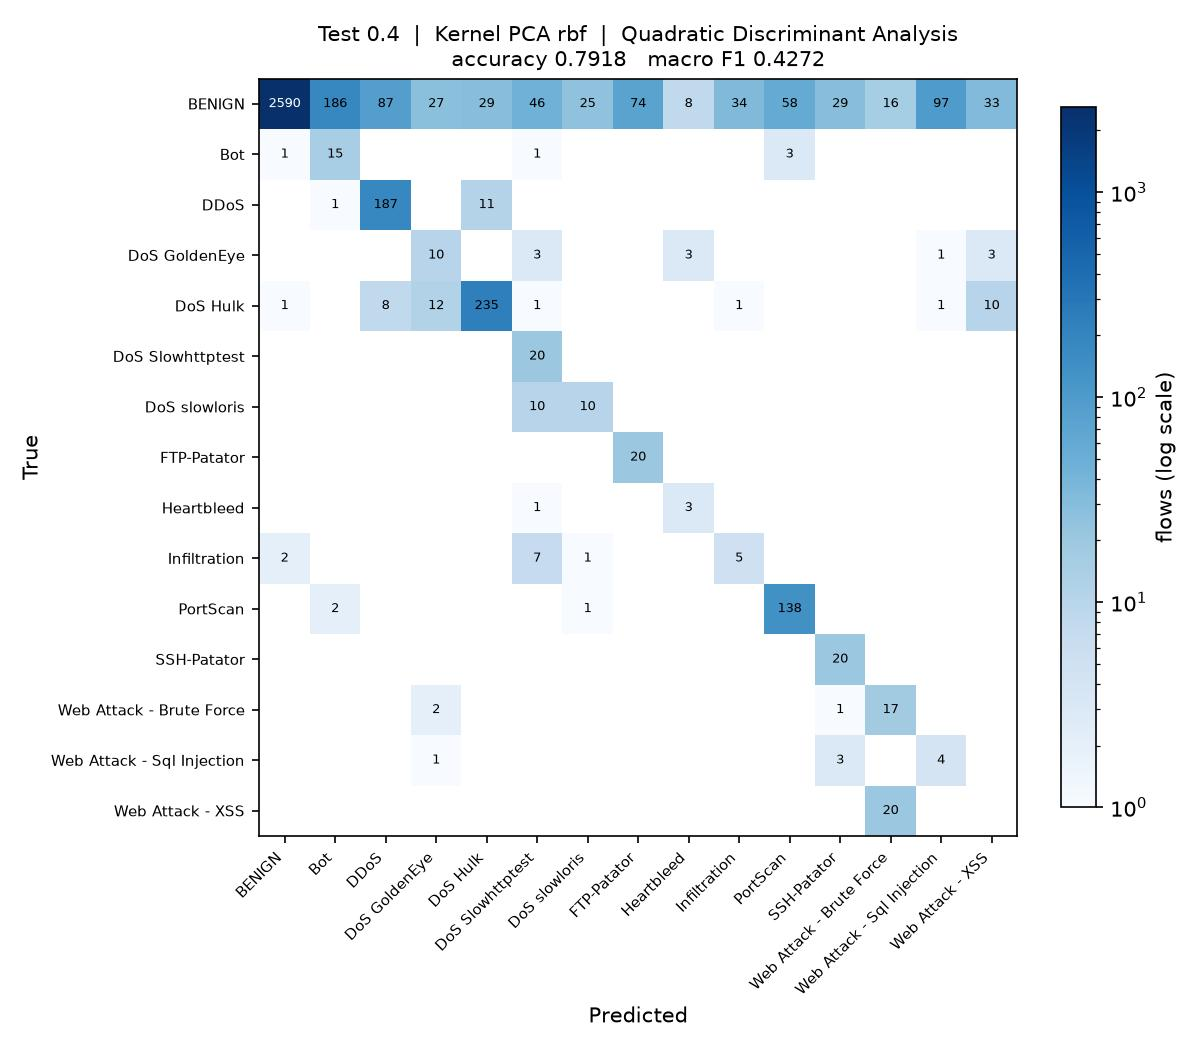

Source code (Python):
"""
Test_0.4_DR_RBF_QDA

Test size 0.4  |  Kernel PCA (rbf)  |  Quadratic Discriminant Analysis  (reference sheet #17)

Note: the rarest class has fewer training rows than there are components, so the class covariance needs shrinkage before QDA can be fitted.

Run on its own:

    python Test_0.4_DR_RBF_QDA.py

Writes Test_0.4_DR_RBF_QDA.jpg (confusion matrix) and appends one row to
results/75_runs.csv.
"""

import os
import sys
import time
import warnings
from pathlib import Path

import matplotlib
matplotlib.use("Agg")
import matplotlib.pyplot as plt
import numpy as np
import pandas as pd
from sklearn.decomposition import KernelPCA
from sklearn.impute import SimpleImputer
from sklearn.metrics import (accuracy_score, confusion_matrix, f1_score,
                             precision_score, recall_score)
from sklearn.model_selection import train_test_split
from sklearn.preprocessing import LabelEncoder, StandardScaler
from sklearn.discriminant_analysis import QuadraticDiscriminantAnalysis

sys.path.insert(0, str(Path(__file__).resolve().parent.parent))
from common import load_sample                      # noqa: E402

warnings.filterwarnings("ignore")

# ----- this run -------------------------------------------------------------
TEST_SIZE = 0.4
KERNEL = "rbf"
CLASSIFIER = "QDA"
N_COMPONENTS = 15
# ----------------------------------------------------------------------------

SEED = 0
N_JOBS = max(1, (os.cpu_count() or 2) // 2)
STEM = "Test_0.4_DR_RBF_QDA"
HERE = Path(__file__).resolve().parent
RESULTS = HERE.parent / "results"


# QDA estimates a separate covariance matrix per class, so the rarest class
# has to supply more rows than there are components. Heartbleed supplies about
# five against 15 components, so its covariance is rank deficient. Shrinkage
# pulls each class covariance towards a shared spherical one, which makes it
# estimable; RANK_TOL is the threshold sklearn uses to decide whether that
# worked, and its default of 1e-4 is far above the 1e-7 scale of these
# components, so it would reject a covariance that is in fact positive definite.
RANK_TOL = 1e-12


def qda_shrinkage(X, y):
    """Smallest shrinkage that lets every class covariance be estimated.

    Less shrinkage keeps the model closer to true QDA, so the values are
    tried in order and the first that fits is used.
    """
    last = None
    for s in (0.1, 0.25, 0.5, 0.8, 0.95):
        try:
            QuadraticDiscriminantAnalysis(solver="eigen", shrinkage=s,
                                          tol=RANK_TOL).fit(X, y)
        except Exception as exc:
            last = exc
            continue
        print("QDA shrinkage " + str(s))
        return s
    raise SystemExit("QDA cannot be estimated at any shrinkage: " + str(last))


def main():
    t0 = time.time()
    df = load_sample(10000, 50, SEED)
    y = LabelEncoder().fit_transform(df["Label"])
    X = df.drop(columns=["Label", "Day"])
    classes = sorted(df["Label"].unique())
    print(f"{len(df):,} flows, {X.shape[1]} features, {len(classes)} classes")

    X_train, X_test, y_train, y_test = train_test_split(
        X, y, test_size=TEST_SIZE, random_state=SEED, stratify=y)

    # mean imputation and scaling, fitted on the training split only
    imputer = SimpleImputer(strategy="mean").fit(X_train)
    scaler = StandardScaler().fit(imputer.transform(X_train))
    X_train = scaler.transform(imputer.transform(X_train))
    X_test = scaler.transform(imputer.transform(X_test))

    # dimensionality reduction: Kernel PCA, fitted on the training split only.
    # arpack keeps the largest positive eigenvalues; the randomized solver ranks
    # them by magnitude and fails on the sigmoid kernel, which is not PSD.
    kpca = KernelPCA(n_components=N_COMPONENTS, kernel=KERNEL,
                     eigen_solver="arpack", random_state=SEED, n_jobs=N_JOBS)
    X_train = kpca.fit_transform(X_train)
    X_test = kpca.transform(X_test)
    print(f"Kernel PCA ({KERNEL}): {X_train.shape[1]} components")

    classifier = QuadraticDiscriminantAnalysis(
        solver="eigen", tol=RANK_TOL,
        shrinkage=qda_shrinkage(X_train, y_train))
    classifier.fit(X_train, y_train)
    y_pred = classifier.predict(X_test)

    acc = accuracy_score(y_test, y_pred)
    pre = precision_score(y_test, y_pred, average="macro", zero_division=0)
    rec = recall_score(y_test, y_pred, average="macro", zero_division=0)
    f1 = f1_score(y_test, y_pred, average="macro", zero_division=0)
    pre_w = precision_score(y_test, y_pred, average="weighted", zero_division=0)
    rec_w = recall_score(y_test, y_pred, average="weighted", zero_division=0)
    f1_w = f1_score(y_test, y_pred, average="weighted", zero_division=0)

    print(f"Accuracy  : {acc:.4f}")
    print(f"Precision : {pre:.4f}")
    print(f"Recall    : {rec:.4f}")
    print(f"F1 Score  : {f1:.4f}")

    # confusion matrix image, named to match this script
    cm = confusion_matrix(y_test, y_pred, labels=range(len(classes)))
    fig, ax = plt.subplots(figsize=(8, 7))
    im = ax.imshow(cm, cmap="Blues", norm=matplotlib.colors.LogNorm(vmin=1))
    ax.set_xticks(range(len(classes)), classes, rotation=45, ha="right", fontsize=7)
    ax.set_yticks(range(len(classes)), classes, fontsize=7)
    ax.set_xlabel("Predicted")
    ax.set_ylabel("True")
    ax.set_title(f"Test {TEST_SIZE}  |  Kernel PCA {KERNEL}  |  Quadratic Discriminant Analysis\n"
                 f"accuracy {acc:.4f}   macro F1 {f1:.4f}", fontsize=10)
    for i in range(len(classes)):
        for j in range(len(classes)):
            if cm[i, j]:
                ax.text(j, i, cm[i, j], ha="center", va="center", fontsize=6,
                        color="white" if cm[i, j] > cm.max() / 3 else "black")
    fig.colorbar(im, ax=ax, fraction=0.04, label="flows (log scale)")
    fig.tight_layout()
    fig.savefig(HERE / f"{STEM}.jpg", dpi=150)
    plt.close(fig)

    # one row appended to the shared results table
    RESULTS.mkdir(exist_ok=True)
    row = {"Test": TEST_SIZE, "DR": "RBF", "Clas": CLASSIFIER,
           "Acc": round(acc, 4), "Pre": round(pre, 4), "Rec": round(rec, 4),
           "F1": round(f1, 4),
           "Pre_weighted": round(pre_w, 4), "Rec_weighted": round(rec_w, 4),
           "F1_weighted": round(f1_w, 4),
           "n_components": N_COMPONENTS, "seconds": round(time.time() - t0, 1),
           "script": STEM}
    out = RESULTS / "75_runs.csv"
    old = pd.read_csv(out).to_dict("records") if out.exists() else []
    old = [r for r in old if r.get("script") != STEM]
    pd.DataFrame(old + [row]).to_csv(out, index=False)
    print(f"saved {STEM}.jpg and appended to results/75_runs.csv "
          f"({time.time() - t0:.0f}s)")


if __name__ == "__main__":
    main()
